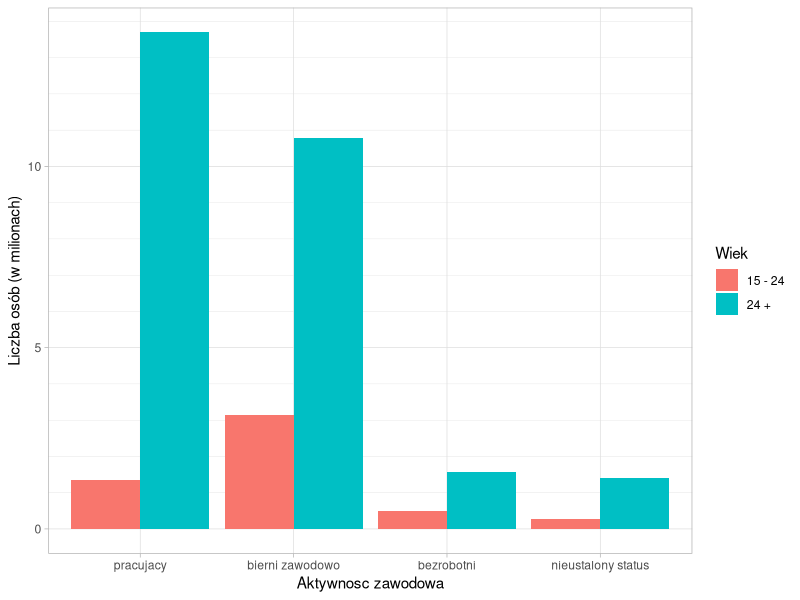

Write the R code that produced this figure.
## ---- chunk 1
library(ggplot2)

percent <- c(0.46, 0.063, 0.426, 0.051, 0.256, 0.094, 0.599, 0.051)
val <- rep(c(32679.6, 5223.6), each =4)
dat <- percent * val / 1000
dat[1:4] <- dat[1:4] - dat[5:8]
age <- rep(c("24 +", "15 - 24"), each = 4)
type <- rep(c("pracujacy", "bezrobotni", "bierni zawodowo", "nieustalony status"), times = 2)

ramka <- data.frame(age, type, dat)

ord <- order(ramka[age == "24 +",]$dat, decreasing = TRUE)
ggplot(data = ramka, aes(x = reorder(type, rep(ord,2)), y = dat, fill = age)) +
  geom_bar(stat = "identity", position = position_dodge()) +
  theme_light() + 
  xlab("Aktywnosc zawodowa") +
  scale_y_continuous(minor_breaks = c(1:20)) +
  ylab("Liczba osób (w milionach)") +
  guides(fill=guide_legend(title="Wiek")) 
